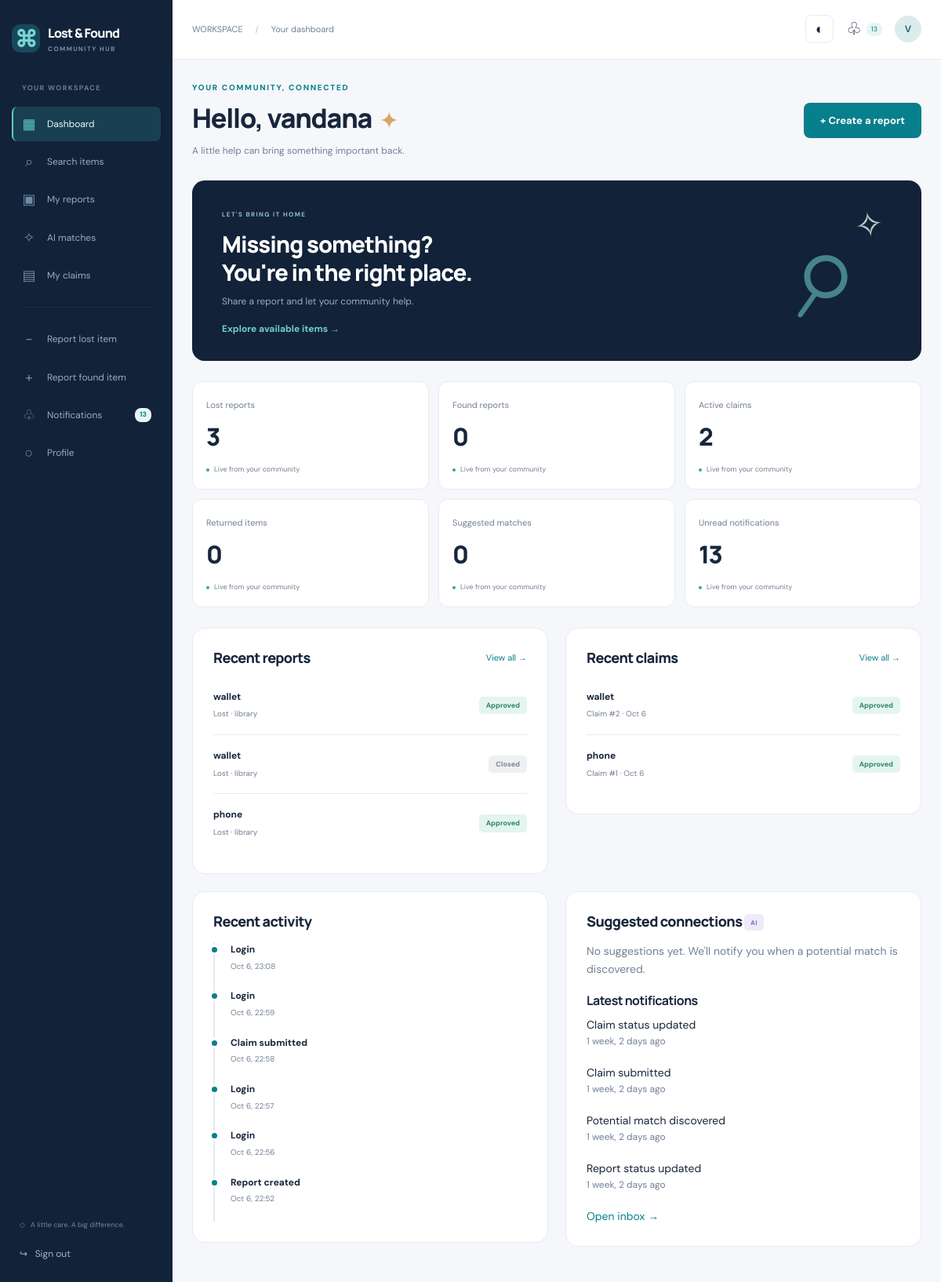
The page /dashboard/ (signed in) on the database its author committed.
### accounts/models.py (models this page shows, shortened)
class User(AbstractUser):
    email = models.EmailField(unique=True)
    full_name = models.CharField(max_length=150)
    phone = models.CharField(
        max_length=20,
        validators=[
            RegexValidator(r"^\+?[0-9 ()-]{7,20}$", "Enter a valid phone number.")
        ],
    )
    avatar = models.ImageField(upload_to=upload_path, blank=True)

### items/models.py (models this page shows, shortened)
class Item(models.Model):
    TYPES = [("LOST", "Lost"), ("FOUND", "Found")]
    STATUSES = [
        (s, s.replace("_", " ").title())
        for s in [
            "PENDING",
            "APPROVED",
            "MATCHED",
            "CLAIMED",
            "RETURNED",
            "REJECTED",
            "CLOSED",
        ]
    ]
    user = models.ForeignKey(
        settings.AUTH_USER_MODEL, on_delete=models.PROTECT, related_name="items"
    )
    item_type = models.CharField(max_length=5, choices=TYPES)
    title = models.CharField(max_length=180)
    description = models.TextField(max_length=4000)
    private_identifying_details = models.TextField(max_length=3000, blank=True)
    category = models.ForeignKey(
        Category, on_delete=models.PROTECT, related_name="items"
    )
    brand = models.CharField(max_length=100, blank=True)
    model = models.CharField(max_length=100, blank=True)
    primary_color = models.CharField(max_length=60)
    secondary_color = models.CharField(max_length=60, blank=True)
    serial_number = models.CharField(max_length=150, blank=True)
    event_date = models.DateField()
    event_time = models.TimeField(null=True, blank=True)
    location = models.CharField(max_length=200)
    detailed_location = models.CharField(max_length=300, blank=True)
    holding_location = models.CharField(max_length=300, blank=True)
    contact_information = models.CharField(max_length=200, blank=True)
    additional_notes = models.TextField(max_length=2000, blank=True)
    status = models.CharField(
        max_length=12, choices=STATUSES, default="PENDING", db_index=True
    )
    duplicate_flag = models.BooleanField(default=False)
    created_at = models.DateTimeField(auto_now_add=True)
    updated_at = models.DateTimeField(auto_now=True)
    class Meta:
        ordering = ["-created_at"]
        indexes = [models.Index(fields=["item_type", "category", "event_date"])]
    def get_absolute_url(self):
        return reverse("item_detail", args=[self.pk])

### claims/models.py (models this page shows)
class Claim(models.Model):
    STATUSES = [
        (s, s.replace("_", " ").title())
        for s in [
            "PENDING",
            "UNDER_REVIEW",
            "APPROVED",
            "REJECTED",
            "RETURNED",
            "CANCELLED",
        ]
    ]
    item = models.ForeignKey(
        "items.Item", on_delete=models.PROTECT, related_name="claims"
    )
    claimant = models.ForeignKey(
        settings.AUTH_USER_MODEL, on_delete=models.PROTECT, related_name="claims"
    )
    description = models.TextField(max_length=3000)
    ownership_evidence = models.TextField(max_length=3000)
    brand_model = models.CharField(max_length=200, blank=True)
    lost_location = models.CharField(max_length=200)
    lost_date = models.DateField()
    serial_number = models.CharField(max_length=150, blank=True)
    supporting_image = models.ImageField(upload_to=upload_path, blank=True)
    status = models.CharField(
        max_length=15, choices=STATUSES, default="PENDING", db_index=True
    )
    admin_remarks = models.TextField(blank=True, max_length=2000)
    ai_analysis = models.JSONField(default=dict, blank=True)
    created_at = models.DateTimeField(auto_now_add=True)
    updated_at = models.DateTimeField(auto_now=True)
    class Meta:
        ordering = ["-created_at"]
    def get_absolute_url(self):
        return reverse("claim_detail", args=[self.pk])

### core/models.py (models this page shows)
class AuditLog(models.Model):
    user = models.ForeignKey(
        settings.AUTH_USER_MODEL, null=True, on_delete=models.SET_NULL
    )
    action = models.CharField(max_length=100)
    entity_type = models.CharField(max_length=50)
    entity_id = models.CharField(max_length=64, blank=True)
    description = models.TextField(blank=True)
    ip_address = models.GenericIPAddressField(null=True, blank=True)
    timestamp = models.DateTimeField(auto_now_add=True)
    class Meta:
        ordering = ["-timestamp"]

### notifications/models.py (models this page shows)
class Notification(models.Model):
    user = models.ForeignKey(
        settings.AUTH_USER_MODEL, on_delete=models.CASCADE, related_name="notifications"
    )
    title = models.CharField(max_length=160)
    message = models.TextField()
    notification_type = models.CharField(max_length=30, default="SYSTEM")
    related_item = models.ForeignKey(
        "items.Item", null=True, blank=True, on_delete=models.SET_NULL
    )
    related_claim = models.ForeignKey(
        "claims.Claim", null=True, blank=True, on_delete=models.SET_NULL
    )
    is_read = models.BooleanField(default=False)
    created_at = models.DateTimeField(auto_now_add=True)
    class Meta:
        ordering = ["-created_at"]

### dashboard/views.py (the view)
# urls.py: path("dashboard/", dashboard.dashboard, name="dashboard"),
@login_required
def dashboard(request):
    if request.user.is_staff:
        return redirect("admin_dashboard")
    stats = statistics(request.user)
    stats.pop("Pending reports")
    stats["Unread notifications"] = request.user.notifications.filter(
        is_read=False
    ).count()
    return render(
        request,
        "user/dashboard.html",
        {
            "title": "Your dashboard",
            "stats": stats,
            "recent_items": request.user.items.select_related("category")[:5],
            "recent_claims": request.user.claims.select_related("item")[:5],
            "activity": AuditLog.objects.filter(user=request.user).exclude(
                action__startswith="Admin"
            )[:6],
            "matches": active_matches(request.user)[:3],
        },
    )

### dashboard/views.py (called while the page is built)
def active_matches(user):
    qs = (
        MatchSuggestion.objects.select_related("source_item", "matched_item")
        .prefetch_related("source_item__images", "matched_item__images")
        .filter(
            source_item__status__in=["APPROVED", "MATCHED"],
            matched_item__status__in=["APPROVED", "MATCHED"],
        )
    )
    return (
        qs
        if user.is_staff
        else qs.filter(Q(source_item__user=user) | Q(matched_item__user=user))
    )

### notifications/context_processors.py (called while the page is built)
def inbox(request):
    if not request.user.is_authenticated:
        return {}
    notes = request.user.notifications.filter(is_read=False)
    return {"unread_count": notes.count(), "inbox_preview": notes[:4]}

### templates/user/dashboard.html
{% extends 'base.html' %}{% block content %}<div class="page-heading"><div><div class="eyebrow">YOUR COMMUNITY, CONNECTED</div><h1>Hello, {{ user.full_name|default:user.username }} <span class="wave">✦</span></h1><p>A little help can bring something important back.</p></div><a class="button" href="{% url 'report_item' 'LOST' %}">+ Create a report</a></div>
<section class="dashboard-banner"><div><span class="eyebrow">LET'S BRING IT HOME</span><h2>Missing something?<br>You're in the right place.</h2><p>Share a report and let your community help.</p><a href="{% url 'item_list' %}">Explore available items →</a></div><div class="banner-art">⌕<span>✧</span></div></section>
{% include 'components/stats.html' %}<div class="two-grid"><section class="panel"><div class="panel-heading"><h2>Recent reports</h2><a href="{% url 'my_items' %}">View all →</a></div>{% for item in recent_items %}<a class="list-row" href="{{ item.get_absolute_url }}"><div><strong>{{ item.title }}</strong><small>{{ item.get_item_type_display }} · {{ item.location }}</small></div><span class="status {{ item.status|lower }}">{{ item.get_status_display }}</span></a>{% empty %}<div class="empty"><span>◇</span><h3>A fresh start</h3><p>Your reports will appear here.</p><a href="{% url 'report_item' 'FOUND' %}">Report a found item →</a></div>{% endfor %}</section><section class="panel"><div class="panel-heading"><h2>Recent claims</h2><a href="{% url 'claim_list' %}">View all →</a></div>{% for claim in recent_claims %}<a class="list-row" href="{{ claim.get_absolute_url }}"><div><strong>{{ claim.item.title }}</strong><small>Claim #{{ claim.pk }} · {{ claim.created_at|date:'M j' }}</small></div><span class="status {{ claim.status|lower }}">{{ claim.get_status_display }}</span></a>{% empty %}<div class="empty"><span>▤</span><h3>No claims just yet</h3><p>Found something familiar? Submit your evidence.</p><a href="{% url 'item_list' %}?type=FOUND">Browse found items →</a></div>{% endfor %}</section></div>
<div class="two-grid"><section class="panel"><h2>Recent activity</h2>{% for event in activity %}<div class="timeline-event"><strong>{{ event.action }}</strong><small>{{ event.timestamp|date:'M j, H:i' }}</small></div>{% empty %}<p class="muted">Your activity will appear here.</p>{% endfor %}</section><section class="panel"><h2>Suggested connections <span class="ai-label">AI</span></h2>{% for match in matches %}<a class="list-row" href="{% url 'matches' %}"><strong>{{ match.matched_item.title }}</strong><span class="match-score">{{ match.score }}%</span></a>{% empty %}<p class="muted">No suggestions yet. We'll notify you when a potential match is discovered.</p>{% endfor %}<h3>Latest notifications</h3>{% for note in inbox_preview %}<p>{{ note.title }} <small>{{ note.created_at|timesince }} ago</small></p>{% empty %}<p class="muted">You're all caught up.</p>{% endfor %}<a href="{% url 'notifications' %}">Open inbox →</a></section></div>{% endblock %}

### templates/base.html (shortened to what this page needs)
{% load static %}<!doctype html>
<html lang="en"><head><meta charset="utf-8"><meta name="viewport" content="width=device-width,initial-scale=1">
<link rel="stylesheet" href="{% static 'css/main.css' %}"><script src="{% static 'js/main.js' %}" defer></script></head>
<body><a class="skip" href="#main">Skip to content</a>
{% if user.is_authenticated %}
<aside class="sidebar" id="sidebar"><a class="brand" href="{% url 'dashboard' %}"><span class="brand-mark">⌘</span><span>Lost & Found<span class="brand-sub">COMMUNITY HUB</span></span></a>
<button class="drawer-close" aria-label="Close navigation">×</button><div class="workspace-label">{% if user.is_staff %}ADMINISTRATION{% else %}YOUR WORKSPACE{% endif %}</div>
<nav aria-label="Workspace">
{% if user.is_staff %}
<a href="{% url 'admin_dashboard' %}"><span>▦</span> Overview</a><a href="{% url 'admin_users' %}"><span>♙</span> Manage users</a>
<a href="{% url 'admin_items' %}?type=LOST"><span>⌕</span> Lost reports</a><a href="{% url 'admin_items' %}?type=FOUND"><span>◇</span> Found reports</a>
<a href="{% url 'admin_claims' %}"><span>▤</span> Review claims</a><a href="{% url 'admin_categories' %}"><span>⊞</span> Categories</a>
<a href="{% url 'image_search' %}"><span>✧</span> AI matches</a><a href="{% url 'reports' %}"><span>▥</span> Reports & insights</a>
<a href="{% url 'admin_notifications' %}"><span>♧</span> Send notifications</a><a href="{% url 'audit_logs' %}"><span>≡</span> Audit trail</a>
<a href="{% url 'system_settings' %}"><span>⚙</span> Settings</a>
{% else %}
<a href="{% url 'dashboard' %}"><span>▦</span> Dashboard</a><a href="{% url 'item_list' %}"><span>⌕</span> Search items</a>
<a href="{% url 'my_items' %}"><span>▣</span> My reports</a><a href="{% url 'image_search' %}"><span>✧</span> AI matches</a>
<a href="{% url 'claim_list' %}"><span>▤</span> My claims</a>
<div class="nav-divider"></div><a href="{% url 'report_item' 'LOST' %}"><span>−</span> Report lost item</a><a href="{% url 'report_item' 'FOUND' %}"><span>+</span> Report found item</a>
{% endif %}
<a href="{% url 'notifications' %}"><span>♧</span> Notifications <b class="count">{{ unread_count }}</b></a><a href="{% url 'profile' %}"><span>○</span> Profile</a>
</nav><div class="sidebar-bottom"><div class="safe-label">◇ &nbsp; A little care. A big difference.</div><form method="post" action="{% url 'logout' %}">{% csrf_token %}<button class="logout">↪ &nbsp; Sign out</button></form></div></aside>
<div class="app-shell"><header class="topbar"><span class="breadcrumb">WORKSPACE <span>/</span> {{ title }}</span><div class="top-actions"><button class="theme-toggle icon-button" aria-label="Switch color theme">◐</button>
<details class="inbox-menu"><summary aria-label="Open notifications">♧ <span class="count unread-count">{{ unread_count }}</span></summary></details>
<a class="avatar" href="{% url 'profile' %}" aria-label="Your profile">{{ user.username|slice:":1"|upper }}</a></div></header>
{% endif %}
<main id="main" class="{% if user.is_authenticated %}main-content{% else %}public-main{% endif %}">{% block content %}{% endblock %}</main>
{% if user.is_authenticated %}</div>{% else %}<footer><a class="brand" href="{% url 'home' %}">⌘ &nbsp; Lost & Found Hub</a><p>Bringing belongings back. Bringing people together.</p><a href="{% url 'privacy' %}">Terms & privacy</a><span>LOST & FOUND ITEM MANAGEMENT SYSTEM</span></footer>{% endif %}
{% block scripts %}{% endblock %}</body></html>

### templates/components/stats.html
<div class="stats-grid">{% for label, value in stats.items %}<article class="stat"><span>{{ label }}</span><strong>{{ value }}</strong><div class="stat-foot"><span class="dot"></span> Live from your community</div></article>{% endfor %}</div>

### rows shown on the page
User: username "V", full_name "vandana"
Item: title "wallet", item_type "Lost", location "library", status "Approved"
Item: title "wallet", item_type "Lost", location "library", status "Closed"
Item: title "phone", item_type "Lost", location "library", status "Approved"
Claim: item "wallet", pk "2", created_at "Oct 6", status "Approved"
Claim: item "phone", pk "1", created_at "Oct 6", status "Approved"
AuditLog: action "Login", timestamp "Oct 6, 23:08"
AuditLog: action "Login", timestamp "Oct 6, 22:59"
AuditLog: action "Claim submitted", timestamp "Oct 6, 22:58"
AuditLog: action "Login", timestamp "Oct 6, 22:57"
AuditLog: action "Login", timestamp "Oct 6, 22:56"
AuditLog: action "Report created", timestamp "Oct 6, 22:52"
Notification: title "Claim status updated", created_at "1 week, 2 days"
Notification: title "Claim submitted", created_at "1 week, 2 days"
Notification: title "Potential match discovered", created_at "1 week, 2 days"
Notification: title "Report status updated", created_at "1 week, 2 days"

### other values the page prints
{{ unread_count }} "13"
{{ title }} "Your dashboard"
{{ label }} "Lost reports" "Found reports" "Active claims" "Returned items" "Suggested matches" "Unread notifications"
{{ value }} "3" "0" "2" "0" "0" "13"
